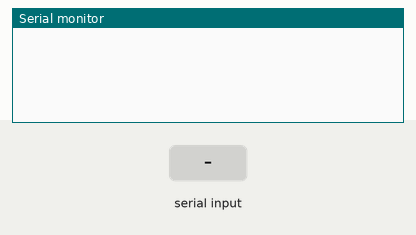
This sketch was run on a simulated Arduino Uno, built with avr-gcc and run on an emulated ATmega328P. On the bench: the last lines printed to the serial monitor. The test bench sets the inputs (shaded band).

Above: at 1.2 s.
1.3 s: "end\n" received over Serial
At 2.4 s:
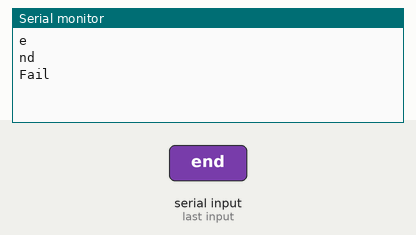
3.5 s: "1\n" received over Serial
At 5.1 s:
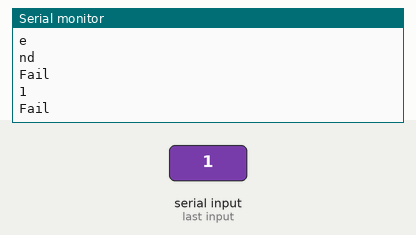

The sketch:

serial_test3.ino
```cpp
void setup() {
  // put your setup code here, to run once:
  Serial.begin(9600);
}

void loop() {
  // put your main code here, to run repeatedly:
  if(Serial.available())
  {
    char data = Serial.read();
    Serial.println(data);
//    String stringdata = Serial.readString();
    String test = Serial.readStringUntil('\n');
    Serial.println(test);
    if(test=="end")
    {
      Serial.println("OK");
    }
    else
    {
      Serial.println("Fail");
    }
  }
  delay(1000);
}
```

Measured:
- after the input at 1.3 s, the serial monitor: prints a new line after 0.70 s (image 1)
- after the input at 3.5 s, the serial monitor: prints a new line after 0.50 s (image 2)
